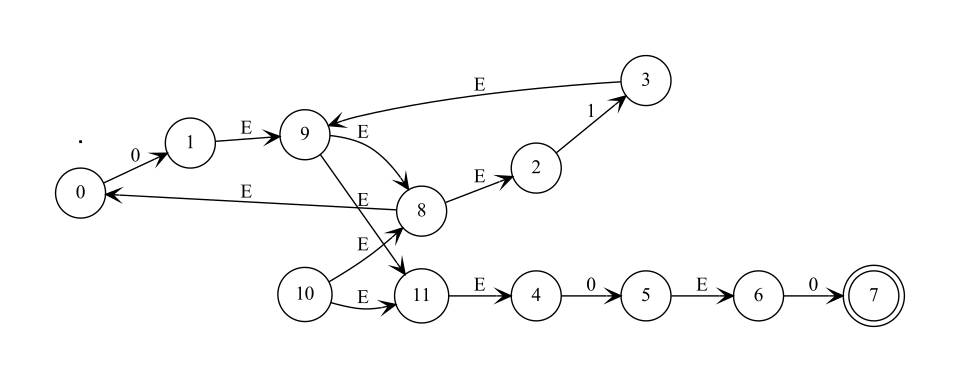

Write the Python code that produced this figure.

from Nodo_afn import Nodo_afn
from AFN_transicion import AFN_tran
import graphviz

class AFN:


    ## Funciones privadas
    def __init__(self, postfijo):
        self.sentencia = list(postfijo)
        self.operadores = list("*|.")
        self.transiciones = []
        self.mapeo = {}

        self.alfabeto_e= set()


        self.__analizar(self.sentencia)



    def __encontrarhijos(self, x, analisis):
        recorrido = x - 1
        hijos = []

        while (recorrido != -1):
            if analisis[recorrido].usado == False and len(hijos) < 2:
                hijos.append(recorrido)
            recorrido -= 1
        
        return hijos

    def __analizar(self,exp):

        exp.pop()
        exp.pop()
        self.analisis = []

        for x in range (len(exp)):
             self.analisis.append(Nodo_afn(exp[x], 0, 0))


        

        #Agregar estados a todo lo que no sea operador y su transicion

        self.estados = []
        for x in self.analisis:
            if x.dato not in self.operadores:
                x.inicial = str(len(self.estados))
                x.final = str(len(self.estados) + 1)
                self.estados.append(str(len(self.estados)))
                self.estados.append(str(len(self.estados)))
                self.transiciones.append(AFN_tran(x.dato, x.inicial, x.final))
        
        #Registrar los nodos de inicio y fin de operaciones y registrar en transicion
        for x in range (len(self.analisis)):
            if self.analisis[x].dato in self.operadores:
                if self.analisis[x].dato == "*":

                    #Inicio y fin del nodo

                    self.analisis[x].inicial = str(len(self.estados))
                    self.analisis[x].final = str(len(self.estados) + 1)
                    self.estados.append(str(len(self.estados)))
                    self.estados.append(str(len(self.estados)))


                    #Registro de transiciones

                    #EL fin de su hijo se conecta con el inicio de su hijo

                    self.transiciones.append(AFN_tran("E",self.analisis[self.__encontrarhijos(x, self.analisis)[0]].final, self.analisis[self.__encontrarhijos(x, self.analisis)[0]].inicial))

                    #El inicio de Lkene se conecta con el inicio de su hijo
                    self.transiciones.append(AFN_tran("E",self.analisis[x].inicial, self.analisis[self.__encontrarhijos(x, self.analisis)[0]].inicial))
                 

                    #el fin de su hijo se conecta al fin de Kleene

                    self.transiciones.append(AFN_tran("E",self.analisis[self.__encontrarhijos(x, self.analisis)[0]].final,self.analisis[x].final))
                    
                    #El inicio de Klene se conecta con el fin de kleene

                    self.transiciones.append(AFN_tran("E",self.analisis[x].inicial,self.analisis[x].final))

                    #Marcar que ya fue visitado
                    
                    self.analisis[self.__encontrarhijos(x, self.analisis)[0]].usado = True

                elif self.analisis[x].dato == ".":

                    #Inicio y fin del nodo


                    self.analisis[x].inicial = self.analisis[self.__encontrarhijos(x, self.analisis)[1]].inicial
                    self.analisis[x].final = self.analisis[self.__encontrarhijos(x, self.analisis)[0]].final


                    #El final del hijo izquierdo se conecta al inico del hijo derecho
                   
                    self.transiciones.append(AFN_tran("E",self.analisis[self.__encontrarhijos(x, self.analisis)[1]].final,self.analisis[self.__encontrarhijos(x, self.analisis)[0]].inicial))

                    self.analisis[self.__encontrarhijos(x, self.analisis)[1]].usado = True
                    self.analisis[self.__encontrarhijos(x, self.analisis)[0]].usado = True


                elif self.analisis[x].dato == "|":

                    #Inicio y fin del nodo

                    self.analisis[x].inicial = str(len(self.estados))
                    self.analisis[x].final = str(len(self.estados) + 1)
                    self.estados.append(str(len(self.estados)))
                    self.estados.append(str(len(self.estados)))                   

                    #Registro de transiciones

                    #El inicio de or se conecta a los inicios de sus hijos
                    self.transiciones.append(AFN_tran("E",self.analisis[x].inicial, self.analisis[self.__encontrarhijos(x, self.analisis)[1]].inicial))
                    self.transiciones.append(AFN_tran("E",self.analisis[x].inicial, self.analisis[self.__encontrarhijos(x, self.analisis)[0]].inicial))

                    #Los finales de sus hijos se conectan al final de or

                    self.transiciones.append(AFN_tran("E",self.analisis[self.__encontrarhijos(x, self.analisis)[1]].final,self.analisis[x].final))
                    self.transiciones.append(AFN_tran("E",self.analisis[self.__encontrarhijos(x, self.analisis)[0]].final,self.analisis[x].final))

                    #Marcar que ya fue visitado
                    
                    self.analisis[self.__encontrarhijos(x, self.analisis)[1]].usado = True
                    self.analisis[self.__encontrarhijos(x, self.analisis)[0]].usado = True

        #Print todo
        print("Tabla estados existentes:", self.estados)

        print("\nTabla analisis")
        for x in self.analisis:
            print(x)

        print("\nTabla transiciones")
        for x in self.transiciones:
            print(x)


        #Ver posible transiciones que un estado a otro puede tener

        for x in self.sentencia:
            if x not in self.operadores and x != "#":
                self.alfabeto_e.add(x)

        self.alfabeto_e.add("E")
        self.alfabeto_e = list(self.alfabeto_e)
        print(self.alfabeto_e)

        print("\nAFN tabla resumida")
        for x in self.estados:
            self.mapeo[x] = {}
        
        for x in self.mapeo:
            for letra in self.alfabeto_e:
                self.mapeo[x][letra] = []
        
        for x in self.mapeo:
            for letra in self.alfabeto_e:
                for tran in self.transiciones:
                    if x == tran.inicio and tran.dato == letra:
                        self.mapeo[x][letra].append(tran.fin)

        for x in self.mapeo:
            print(x, "", self.mapeo[x])
        
        #Graficas       
        f= graphviz.Digraph(name="AFN")
        f.attr(rankdir='LR')


        self.aceptacion = []

        self.aceptacion.append(self.analisis[-1].final)

        for x in self.mapeo:
            if x == self.aceptacion[0]:
                f.node(str(x), shape = "doublecircle")
            else:
                f.node(str(x), shape = "circle")


        for x in self.mapeo:
            for y in self.mapeo[x]:
                    if len(self.mapeo[x][y]) != 0:
                        for w in self.mapeo[x][y]:
                            f.edge(x,w, label = y, arrowhead='vee')


        f.node("", height = "0",width = "0", shape = "box")
        # f.edge("",str(0), arrowhead='vee', )
        f.render("AFN", view = "True")
